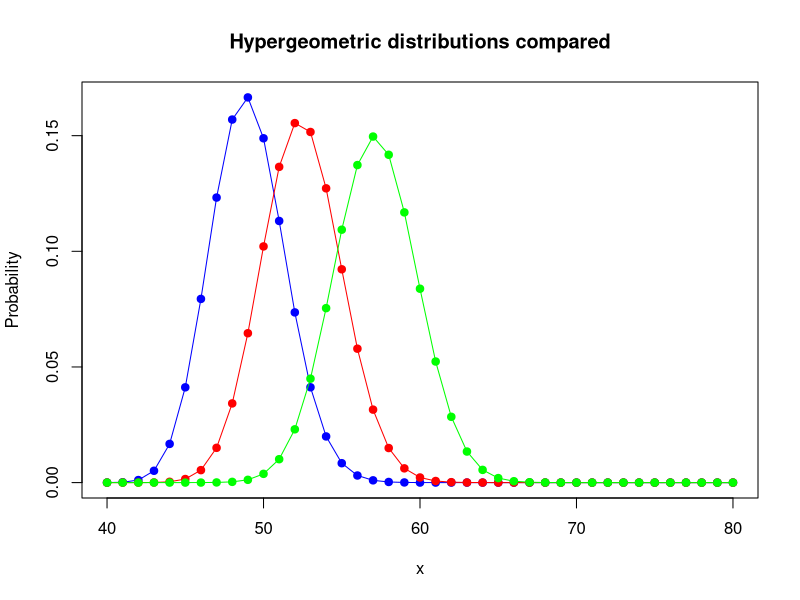

Write R code to recreate this figure.
# CompareHypergeo.R
# This demo shows the difference between the three distributions:
# 1. Wallenius' noncentral hypergeometric distribution
# 2. Fisher's noncentral hypergeometric distribution
# 3. The (central) hypergeometric distribution

require(BiasedUrn)
require(stats)

ComparePlot <- function(m1, m2, n, odds) {
  xmin <- minHypergeo(m1, m2, n)
  xmax <- maxHypergeo(m1, m2, n)
  x <- xmin : xmax
  wnc <- dWNCHypergeo(x, m1, m2, n, odds)
  fnc <- dFNCHypergeo(x, m1, m2, n, odds)
  hyp <- dhyper(x, m1, m2, n)
  plot   (x, wnc, type="o", col="blue", pch=19,
     main = "Hypergeometric distributions compared", 
     ylab = "Probability", xlab="x")
  points (x, fnc, type="o", col="red", pch=19)
  points (x, hyp, type="o", col="green", pch=19)
}

ComparePlot(80, 60, 100, 0.5)
